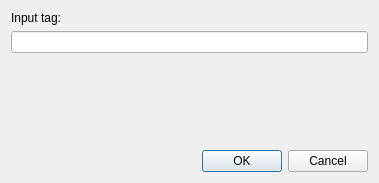
<?xml version="1.0" encoding="UTF-8"?>
<ui version="4.0">
 <class>TagDialog</class>
 <widget class="QDialog" name="TagDialog">
  <property name="geometry">
   <rect>
    <x>0</x>
    <y>0</y>
    <width>379</width>
    <height>183</height>
   </rect>
  </property>
  <property name="windowTitle">
   <string>Add tag</string>
  </property>
  <layout class="QGridLayout" name="gridLayout">
   <item row="0" column="0">
    <widget class="QLabel" name="label">
     <property name="text">
      <string>Input tag:</string>
     </property>
    </widget>
   </item>
   <item row="1" column="0">
    <widget class="QLineEdit" name="LETag">
     <property name="sizePolicy">
      <sizepolicy hsizetype="Expanding" vsizetype="Fixed">
       <horstretch>0</horstretch>
       <verstretch>0</verstretch>
      </sizepolicy>
     </property>
    </widget>
   </item>
   <item row="2" column="0">
    <spacer name="verticalSpacer">
     <property name="orientation">
      <enum>Qt::Vertical</enum>
     </property>
     <property name="sizeHint" stdset="0">
      <size>
       <width>20</width>
       <height>71</height>
      </size>
     </property>
    </spacer>
   </item>
   <item row="3" column="0">
    <widget class="QDialogButtonBox" name="buttonBox">
     <property name="orientation">
      <enum>Qt::Horizontal</enum>
     </property>
     <property name="standardButtons">
      <set>QDialogButtonBox::Cancel|QDialogButtonBox::Ok</set>
     </property>
    </widget>
   </item>
  </layout>
 </widget>
 <resources/>
 <connections>
  <connection>
   <sender>buttonBox</sender>
   <signal>accepted()</signal>
   <receiver>TagDialog</receiver>
   <slot>accept()</slot>
   <hints>
    <hint type="sourcelabel">
     <x>248</x>
     <y>254</y>
    </hint>
    <hint type="destinationlabel">
     <x>157</x>
     <y>274</y>
    </hint>
   </hints>
  </connection>
  <connection>
   <sender>buttonBox</sender>
   <signal>rejected()</signal>
   <receiver>TagDialog</receiver>
   <slot>reject()</slot>
   <hints>
    <hint type="sourcelabel">
     <x>316</x>
     <y>260</y>
    </hint>
    <hint type="destinationlabel">
     <x>286</x>
     <y>274</y>
    </hint>
   </hints>
  </connection>
 </connections>
</ui>
